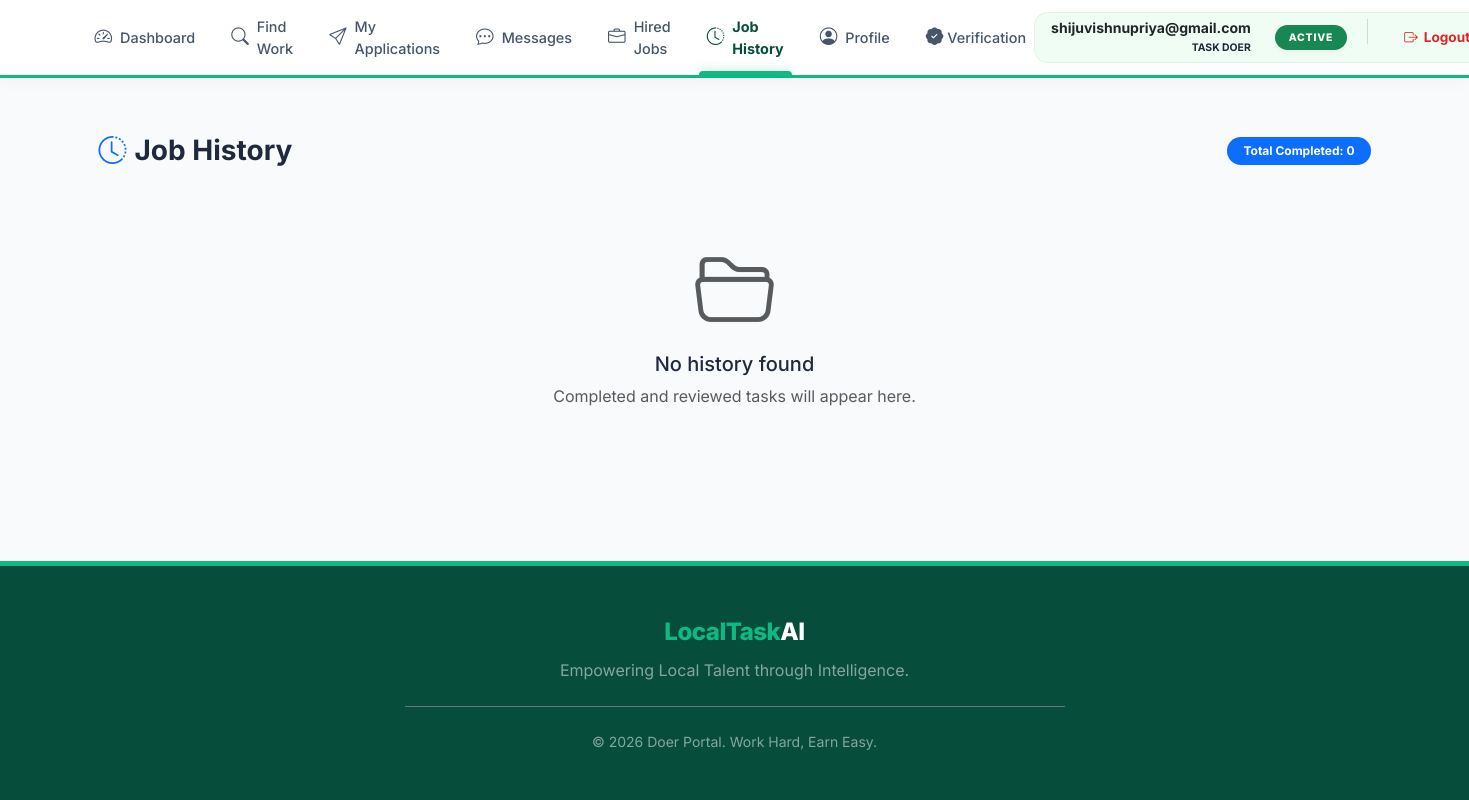
The app's page /doer/history/ (signed in), older data.
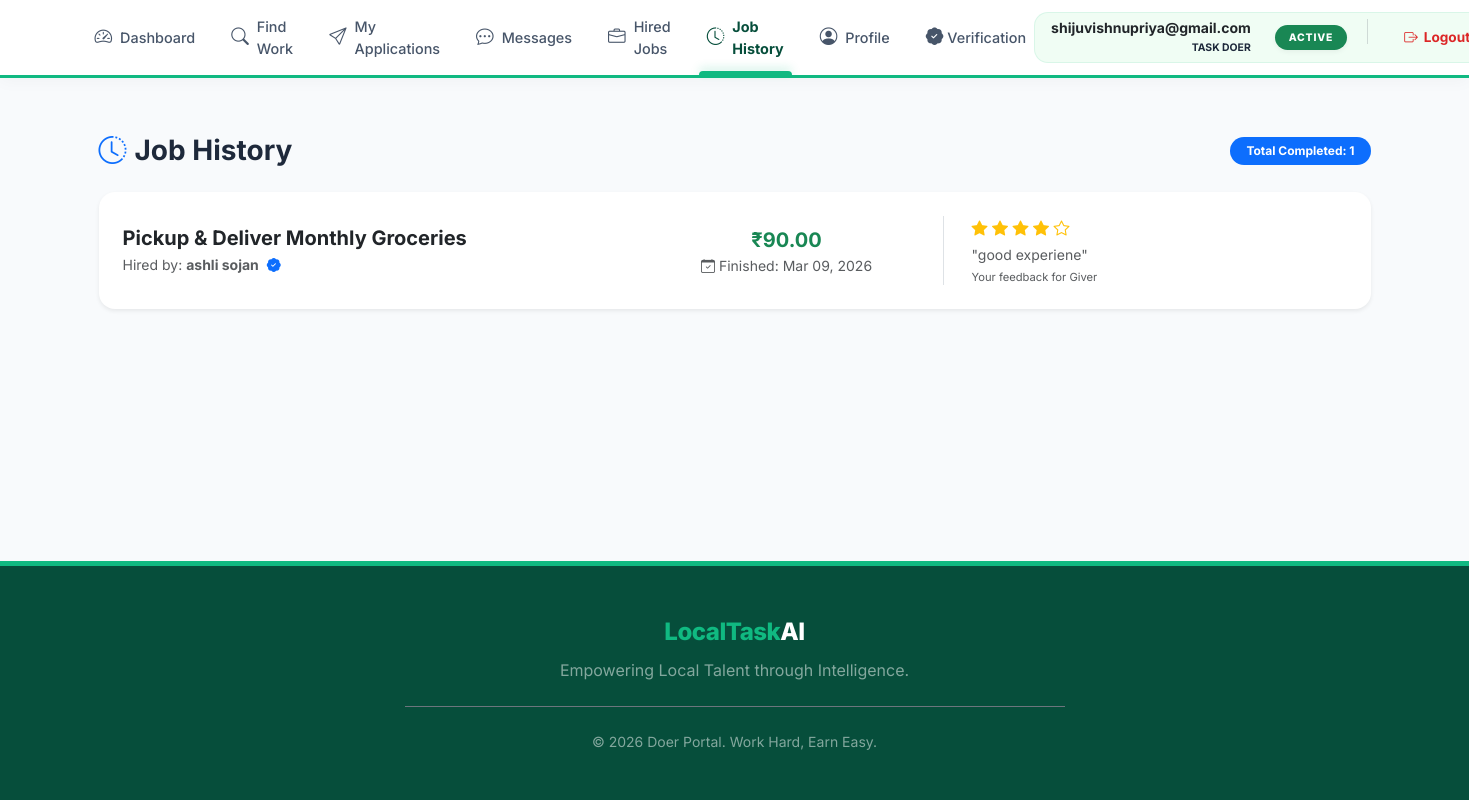
The same page, newer data.
### giver/models.py (models this page shows, shortened)
class Task(models.Model):
    STATUS_CHOICES = [
        ('Open', 'Open'),
        ('Accepted', 'Accepted'),
        ('Completed', 'Completed'),
        ('Cancelled', 'Cancelled'),
        ('Expired', 'Expired'),
    ]
    giver = models.ForeignKey(settings.AUTH_USER_MODEL, on_delete=models.CASCADE, related_name='tasks_posted')
    doer = models.ForeignKey(settings.AUTH_USER_MODEL, on_delete=models.SET_NULL, null=True, blank=True, related_name='tasks_accepted')
    category = models.ForeignKey(Category, on_delete=models.CASCADE)
    skill = models.ForeignKey(Skill, on_delete=models.CASCADE)
    district = models.ForeignKey(District, on_delete=models.SET_NULL, null=True)
    place = models.ForeignKey(Place, on_delete=models.SET_NULL, null=True)
    pincode = models.ForeignKey(Pincode, on_delete=models.SET_NULL, null=True)
    title = models.CharField(max_length=150)
    description = models.TextField()
    budget = models.DecimalField(max_digits=10, decimal_places=2)
    status = models.CharField(max_length=30, choices=STATUS_CHOICES, default='Open')
    created_at = models.DateTimeField(auto_now_add=True)
    expiry_at = models.DateTimeField(null=True, blank=True)
    deadline_datetime = models.DateTimeField()
    is_active = models.BooleanField(default=True)

class Review(models.Model):
    task = models.ForeignKey('Task', on_delete=models.CASCADE, related_name='reviews')
    reviewer = models.ForeignKey(settings.AUTH_USER_MODEL, on_delete=models.CASCADE, related_name='reviews_given')
    reviewee = models.ForeignKey(settings.AUTH_USER_MODEL, on_delete=models.CASCADE, related_name='reviews_received')
    rating = models.IntegerField()
    comment = models.TextField()
    created_at = models.DateTimeField(auto_now_add=True)
    class Meta:
        unique_together = ('task', 'reviewer')

### accounts/models.py (models this page shows, shortened)
class User(AbstractUser):
    name = models.CharField(max_length=100)
    email = models.EmailField(unique=True)
    phone = models.CharField(max_length=15)
    ROLE_CHOICES = (
        ('giver', 'Giver'),
        ('doer', 'Doer'),
        ('admin', 'Admin'),
    )
    role = models.CharField(max_length=10, choices=ROLE_CHOICES)
    adhar_photo = models.ImageField(upload_to='adhar_photos/', null=True, blank=True)
    photo = models.ImageField(upload_to='profile_photos/', null=True, blank=True)
    certificate_file = models.FileField(upload_to='certificates/', null=True, blank=True)
    verification_attempts = models.IntegerField(default=0)
    approval_status = models.CharField(max_length=20, default='pending')
    status = models.CharField(max_length=20, default='Active')
    verification_live_photo = models.ImageField(
    upload_to='verification/live_photos/',
    null=True,
    blank=True
)
    USERNAME_FIELD = 'email'
    REQUIRED_FIELDS = ['username', 'name']

### doer/models.py (models this page shows, shortened)
class TaskRequest(models.Model):
    STATUS_CHOICES = [
        ('Pending', 'Pending'),
        ('Accepted', 'Accepted'),
        ('Rejected', 'Rejected'),
        ('Cancelled', 'Cancelled'),
    ]
    task = models.ForeignKey(Task, on_delete=models.CASCADE, related_name='task_requests')
    doer = models.ForeignKey(settings.AUTH_USER_MODEL, on_delete=models.CASCADE, related_name='my_requests')
    status = models.CharField(max_length=20, choices=STATUS_CHOICES, default='Pending')
    message = models.TextField(blank=True, null=True)
    created_at = models.DateTimeField(auto_now_add=True)
    updated_at = models.DateTimeField(auto_now=True)
    class Meta:
        unique_together = ('task', 'doer')

### doer/views.py (the view)
# urls.py: path('doer/history/', views.doer_completed_history, name='doer_completed_history'),
@login_required
def doer_completed_history(request):
    completed_tasks = Task.objects.filter(
        doer=request.user,
        reviews__reviewer=request.user
    ).select_related('giver', 'category').distinct().order_by('-created_at')
    return render(request, 'doer/completed_history.html', {
        'completed_tasks': completed_tasks
    })

### doer/templates/doer/completed_history.html (shortened to what this page needs)
{% extends 'doer/base_doer.html' %}
{% block content %}
<div class="container py-4">
    <div class="d-flex justify-content-between align-items-center mb-4">
        <h3 class="fw-bold mb-0"><i class="bi bi-clock-history text-primary me-2"></i>Job History</h3>
        <span class="badge bg-primary px-3 py-2 rounded-pill">Total Completed: {{ completed_tasks.count }}</span>
    </div>
    <div class="row">
        {% for task in completed_tasks %}
        <div class="col-md-12 mb-3">
            <div class="card shadow-sm border-0 rounded-4 overflow-hidden">
                <div class="card-body p-4">
                    <div class="row align-items-center">
                        <div class="col-md-5">
                            <h5 class="fw-bold mb-1">{{ task.title }}</h5>
                            <p class="text-muted small mb-0">
                                Hired by: <strong>{{ task.giver.name }}</strong>
                                {% if task.giver.approval_status == 'Accepted' %}
                                    <i class="bi bi-patch-check-fill text-primary ms-1" title="Verified Giver"></i>
                                {% endif %}
                            </p>
                        </div>
                        <div class="col-md-3 text-md-center">
                            <div class="text-success fw-bold fs-5">₹{{ task.budget }}</div>
                            <small class="text-muted d-block">
                                {% for req in task.task_requests.all %}
                                    {% if req.doer == request.user %}
                                        <i class="bi bi-calendar-check me-1"></i>Finished: {{ req.updated_at|date:"M d, Y" }}
                                    {% endif %}
                                {% endfor %}
                            </small>
                        </div>
                        <div class="col-md-4 border-start">
                            {% for review in task.reviews.all %}
                                {% if review.reviewer == request.user %}
                                    <div class="ps-3">
                                        <div class="text-warning mb-1">
                                            {% for i in "12345" %}
                                                <i class="bi {% if i|add:0 <= review.rating %}bi-star-fill{% else %}bi-star{% endif %}"></i>
                                            {% endfor %}
                                        </div>
                                        <p class="small text-muted font-italic mb-0">"{{ review.comment }}"</p>
                                        <small class="text-muted d-block mt-1" style="font-size: 0.7rem;">Your feedback for Giver</small>
                                    </div>
                                {% endif %}
                            {% endfor %}
                        </div>
                    </div>
                </div>
            </div>
        </div>
        {% empty %}
        <div class="col-12 text-center py-5">
            <i class="bi bi-folder2-open text-muted display-1"></i>
            <h5 class="mt-3">No history found</h5>
            <p class="text-muted">Completed and reviewed tasks will appear here.</p>
        </div>
        {% endfor %}
    </div>
</div>
{% endblock %}

Row changes from the older to the newer data that the page shows:
added Task: title "Pickup & Deliver Monthly Groceries", giver.name "ashli sojan", budget "90.00"
added TaskRequest: updated_at "Mar 09, 2026"
added Review: rating 4 (drawn), comment "good experiene"
Text that changed along with them:
{{ completed_tasks.count }}: "0" → "1"
text no longer shown: "No history found Completed and reviewed tasks will appear here."
